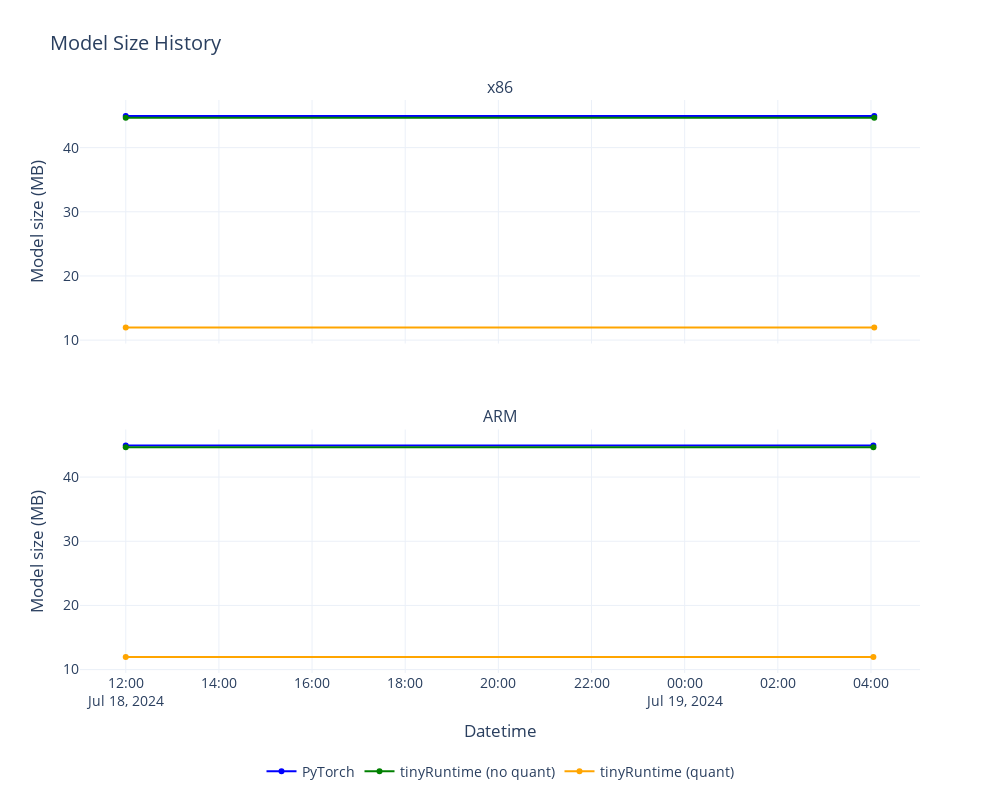

The code cell stored with this chart in its notebook:
### Code cell
#| label: fig-modelsz
#| fig-cap: "Model size"

plot_progress("Model size", "Model size (MB)", "Model Size")

### Figure 1 — Plotly figure (JSON) as saved in the notebook; plotly's stock layout.template omitted (floating-point values rounded to 4 significant figures)
{"data": [{"line": {"color": "blue"}, "mode": "lines+markers", "name": "PyTorch", "showlegend": true, "type": "scatter", "x": ["2024-07-18 12:00:00", "2024-07-19 04:04:12"], "xaxis": "x", "y": [44.94, 44.94], "yaxis": "y"}, {"line": {"color": "green"}, "mode": "lines+markers", "name": "tinyRuntime (no quant)", "showlegend": true, "type": "scatter", "x": ["2024-07-18 12:00:00", "2024-07-19 04:04:12"], "xaxis": "x", "y": [44.66, 44.66], "yaxis": "y"}, {"line": {"color": "orange"}, "mode": "lines+markers", "name": "tinyRuntime (quant)", "showlegend": true, "type": "scatter", "x": ["2024-07-18 12:00:00", "2024-07-19 04:04:12"], "xaxis": "x", "y": [11.95, 11.95], "yaxis": "y"}, {"line": {"color": "blue"}, "mode": "lines+markers", "name": "PyTorch", "showlegend": false, "type": "scatter", "x": ["2024-07-18 12:00:00", "2024-07-19 04:03:05"], "xaxis": "x2", "y": [44.94, 44.94], "yaxis": "y2"}, {"line": {"color": "green"}, "mode": "lines+markers", "name": "tinyRuntime (no quant)", "showlegend": false, "type": "scatter", "x": ["2024-07-18 12:00:00", "2024-07-19 04:03:05"], "xaxis": "x2", "y": [44.66, 44.66], "yaxis": "y2"}, {"line": {"color": "orange"}, "mode": "lines+markers", "name": "tinyRuntime (quant)", "showlegend": false, "type": "scatter", "x": ["2024-07-18 12:00:00", "2024-07-19 04:03:05"], "xaxis": "x2", "y": [11.95, 11.95], "yaxis": "y2"}], "layout": {"annotations": [{"font": {"size": 16}, "showarrow": false, "text": "x86", "x": 0.5, "xanchor": "center", "xref": "paper", "y": 1, "yanchor": "bottom", "yref": "paper"}, {"font": {"size": 16}, "showarrow": false, "text": "ARM", "x": 0.5, "xanchor": "center", "xref": "paper", "y": 0.425, "yanchor": "bottom", "yref": "paper"}], "font": {"size": 14}, "height": 800, "legend": {"itemclick": false, "itemdoubleclick": false, "orientation": "h", "x": 0.5, "xanchor": "center", "y": -0.2, "yanchor": "bottom"}, "margin": {"b": 50, "t": 100}, "showlegend": true, "title": {"text": "Model Size History"}, "width": 1000, "xaxis": {"anchor": "y", "autorange": true, "domain": [0, 1], "matches": "x2", "range": ["2024-07-18 11:01:03.9559", "2024-07-19 05:03:08.0441"], "showticklabels": false, "type": "date"}, "xaxis2": {"anchor": "y2", "autorange": true, "domain": [0, 1], "range": ["2024-07-18 11:01:03.9559", "2024-07-19 05:03:08.0441"], "title": {"text": "Datetime"}, "type": "date"}, "yaxis": {"anchor": "x", "autorange": true, "domain": [0.575, 1], "range": [9.467, 47.42], "title": {"text": "Model size (MB)"}, "type": "linear"}, "yaxis2": {"anchor": "x2", "autorange": true, "domain": [0, 0.425], "range": [9.467, 47.42], "title": {"text": "Model size (MB)"}, "type": "linear"}}}
